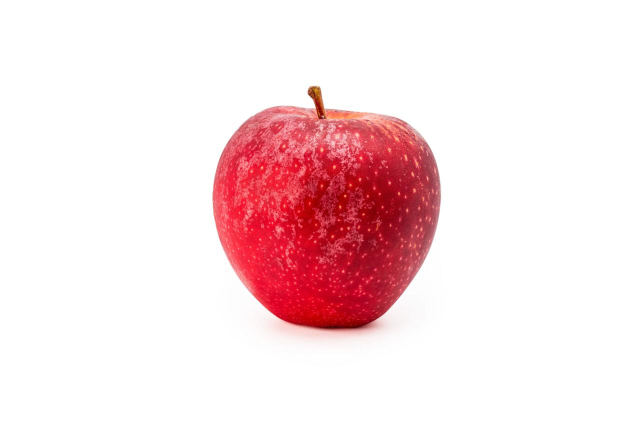
#> input picture apple.jpg, 1287 x 860 px, given in place of img-1.jpg, which was not available (shown at 1/2 size)
$ jupyter execute --allow-errors Apple_Tomato_Image_Classification.ipynb   (shell and % lines are left out)   (text cells are left out)
#> lines starting #> are read from the running program, lines starting #| are printed output that depends on the picture; pictures that were not available may be replaced by others from this repository, and a replacement may not be noted
[cell 1]
# Import required libraries
import pandas as pd
import numpy as np
import matplotlib.pyplot as plt

# Libraries to work with Image Data
from imutils import paths
import cv2 #opencv
from google.colab.patches import cv2_imshow #only for colab users

[cell 2]
# Loading image and displaying image
image=cv2.imread("/content/img-1.jpg")
#> image is the input picture: shape (860, 1287, 3); mean B, G, R 226.3, 223.9, 247.5
cv2_imshow(image)

[cell 3]
# Check the data type of image
type(image)

[cell 4]
# Let us verify the dimensionality of the array
image.ndim
#> Out = 3

[cell 5]
# Image Shape
image.shape
#> Out = (860, 1287, 3)

[cell 6]
# Let's downscale the image using new width and height
down_width=100
down_height=100
down_points= (down_width,down_height)
resized_down=cv2.resize(image,down_points,interpolation=cv2.INTER_LINEAR)
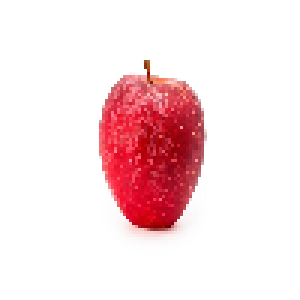
#> resized_down: shape (100, 100, 3) (shown 3 times larger); mean B, G, R 226.2, 223.8, 247.4

[cell 7]
#cv2_imshow(resized_down)
plt.imshow(resized_down)

[cell 8]
resized_down.shape
#> Out = (100, 100, 3)

[cell 9]
# Converting image into numerical  form
# image flattening
image2=cv2.imread("/content/img-2.jpg")
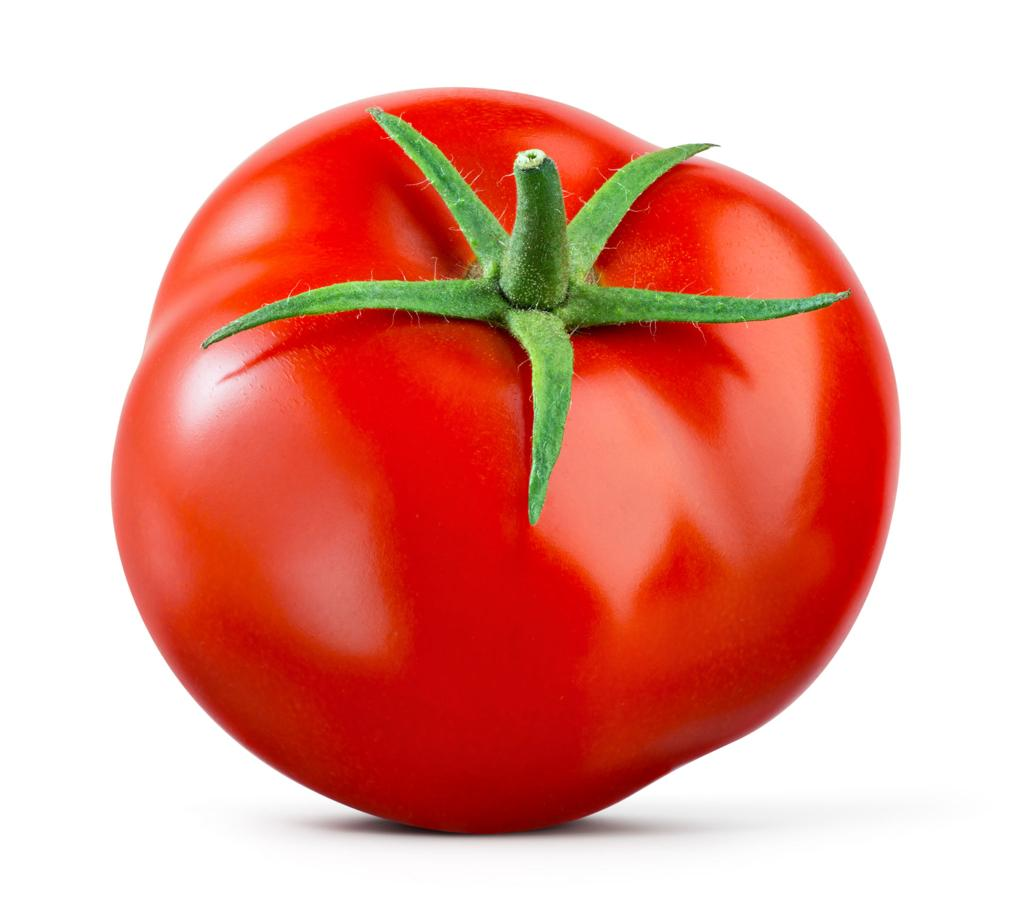
#> input picture tomato.jpg, 1024 x 910 px, given in place of img-2.jpg, which was not available
#> image2 is the input picture: shape (910, 1024, 3); mean B, G, R 147.2, 158.2, 229.3
img_num=np.array(image2)
img_num

[cell 10]
type(image2)

[cell 11]
image2.ndim
#> Out = 3

[cell 12]
image2.shape
#> Out = (910, 1024, 3)

[cell 13]
# Let's downscale the image using new width and height
down_width=100
down_height=100
down_points= (down_width,down_height)
resized_down2=cv2.resize(image2,down_points,interpolation=cv2.INTER_LINEAR)
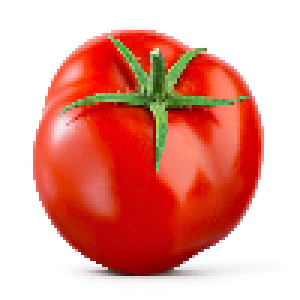
#> resized_down2: shape (100, 100, 3) (shown 3 times larger); mean B, G, R 147.1, 158, 229.2

[cell 14]
#cv2_imshow(resized_down)
plt.imshow(resized_down2)
print(resized_down2.shape)
#| (100, 100, 3)

[cell 15]
# Flatten
img_flat=img_num.flatten()
print(img_flat.shape)
#| (2795520,)
print(img_flat.ndim)
#| 1

[cell 16]
# Lets us convert above 1D array into a data frame
df=pd.DataFrame(img_flat)
#> df = table of 2795520 rows and 1 columns
df
#> Out = table of 2795520 rows and 1 columns

[cell 17]
import zipfile

zip_path = r"C:\Users\mainu\Downloads\Apple_Tomato Classifier\apple_tomato.zip"

extract_path = r"C:\Users\mainu\Downloads\Apple_Tomato Classifier\apple_tomato"

#> (the rest of this cell did not finish here and is left out)

[cell 18]
import os

print(os.listdir(
    r"C:\Users\mainu\Downloads\Apple_Tomato Classifier\apple_tomato"
))

[cell 19]
from imutils import paths

image_paths = list(
    paths.list_images(
        r"C:\Users\mainu\Downloads\Apple_Tomato Classifier\apple_tomato"
    )
)

print("Total Images:", len(image_paths))
print(image_paths[:5])

[cell 20]
from imutils import paths
print("Installed Successfully")

[cell 21]
len(image_paths)

[cell 22]
image_paths

[cell 23]
import cv2
import matplotlib.pyplot as plt
image3=cv2.imread(image_paths[0])
plt.imshow(image3)

[cell 24]
data = []
labels = []

for image_path in image_paths:

    img = cv2.imread(image_path)

    img = cv2.cvtColor(
        img,
        cv2.COLOR_BGR2RGB
    )

    img = cv2.resize(
        img,
        (100, 100)
    )
#> img: shape (100, 100, 3)

    img = img.flatten()

    data.append(img)

    path_lower = image_path.lower()

    if "\\apples\\" in path_lower:
        labels.append("apple")

    elif "\\tomatoes\\" in path_lower:
        labels.append("tomato")

[cell 25]
import pandas as pd

df = pd.DataFrame(data)
#> df = table of 1 rows and 30000 columns

#> (the rest of this cell did not finish here and is left out)

[cell 26]
df.to_csv(
    "combined_fruit_dataset.csv",
    index=False
)

print("Dataset Saved Successfully")

[cell 27]
import pandas as pd
from sklearn.model_selection import train_test_split
from sklearn.preprocessing import LabelEncoder
from sklearn.pipeline import make_pipeline
from sklearn.preprocessing import StandardScaler
from sklearn.neighbors import KNeighborsClassifier
from sklearn.naive_bayes import GaussianNB
from sklearn.metrics import accuracy_score, classification_report

[cell 28]
df = pd.read_csv("combined_fruit_dataset.csv")

#> (the rest of this cell did not finish here and is left out)

#> (a cell that did not finish here is left out)

[cell 30]
knn_pipeline = make_pipeline(
    StandardScaler(),
    KNeighborsClassifier(n_neighbors=3)
)

#> (the rest of this cell did not finish here and is left out)

[cell 31]
nb_pipeline = make_pipeline(
    StandardScaler(),
    GaussianNB()
)

#> (the rest of this cell did not finish here and is left out)

[cell 32]
import pickle

pickle.dump(
    nb_pipeline,
    open("apple_tomato_nb_pipeline.pkl", "wb")
)

print("Model Saved Successfully")

#> (a cell that did not finish here is left out)

[cell 34]
import os

print(os.listdir())

[cell 35]
import pickle

le = pickle.load(open("label_encoder.pkl", "rb"))
#> (reads label_encoder.pkl from the repository)

print(le.classes_)

[cell 36]
print("Classes:", le.classes_)
print("Apple =", le.transform(["apple"])[0])
print("Tomato =", le.transform(["tomato"])[0])

[cell 37]
import shutil
from imutils import paths

image_paths = list(
    paths.list_images(
        r"C:\Users\mainu\Downloads\Apple_Tomato Classifier\apple_tomato"
    )
)

apple_img = None
tomato_img = None

for path in image_paths:

    path_lower = path.lower()

    if "\\apples\\" in path_lower and apple_img is None:
        apple_img = path

    if "\\tomatoes\\" in path_lower and tomato_img is None:
        tomato_img = path

    if apple_img and tomato_img:
        break

#> (the rest of this cell did not finish here and is left out)

[cell 38]
from PIL import Image
import matplotlib.pyplot as plt

apple = Image.open("apple_dataset_test.jpg")
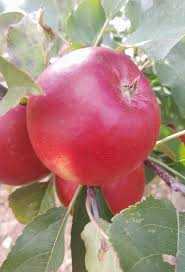
#> input picture apple_dataset_test.jpg, 185 x 272 px
#> apple is the input picture: PIL image 185x272 RGB; mean R, G, B 173, 133, 124.6
tomato = Image.open("tomato_dataset_test.jpg")
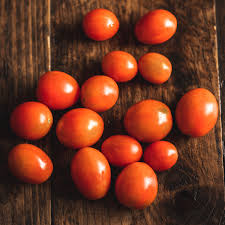
#> input picture tomato_dataset_test.jpg, 225 x 225 px
#> tomato is the input picture: PIL image 225x225 RGB; mean R, G, B 115.6, 53.9, 33.5

plt.figure(figsize=(8,4))

plt.subplot(1,2,1)
plt.imshow(apple)
plt.title("Apple")
plt.axis("off")

plt.subplot(1,2,2)
plt.imshow(tomato)
plt.title("Tomato")
plt.axis("off")

plt.show()
